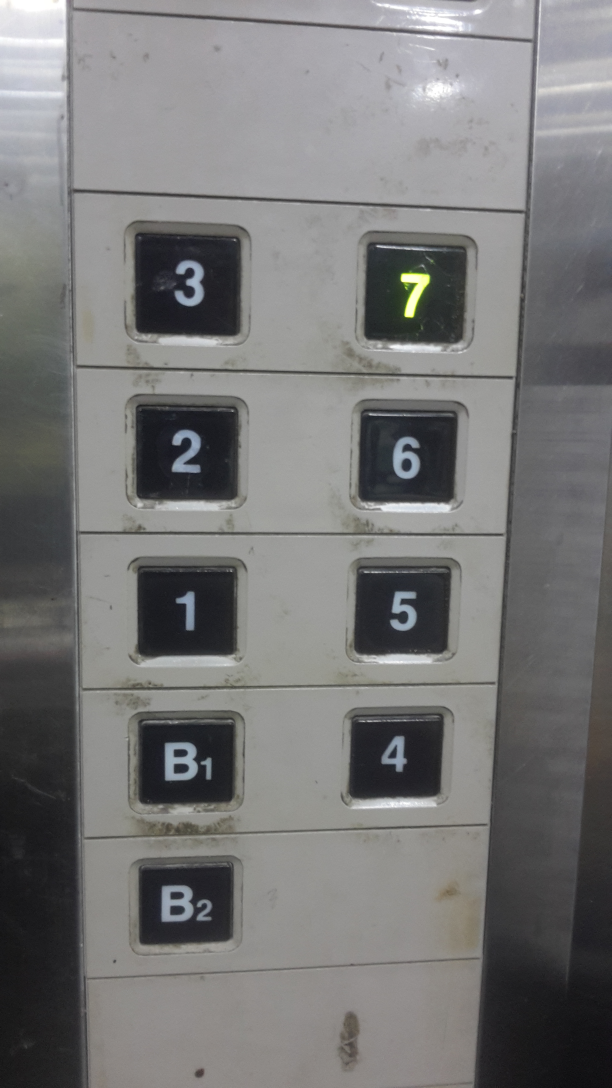
#> input picture evpicture/default/20181106_162757.jpg, 1836 x 3264 px (shown at 1/3 size); its folder holds only this picture in this run
$ python main.py   (older library calls are emulated)
#> lines starting #> are read from the running program, lines starting #| are printed output that depends on the picture; after the words box and inside, x2 and y2 are one past the last pixel; in counts of white or black regions, pixels touching at a corner belong together
### train/threeLayerConvBn.py
######parameter
save_path="threeLayerConvBn"
layer1Output=1024
layer2Output=512
layer3Output=256
layer4Output=64
#if change prefix_path you should train it again
#prefix_path="D:/code/python/machineLearning/digitDetect"
prefix_path="/win/code/python/machineLearning/digitDetect"
#########


import tensorflow as tf
from tensorflow.examples.tutorials.mnist import input_data
import numpy as np
import time
startTime=time.time()
# number 1 to 10 data
#下面這個配合readmodel

# [9 lines left out: function compute_accuracy, not called in this run]
def readModel(imgInput):
    result=[]
    with tf.Session() as sess:
        #First let"s load meta graph and restore weights
        saver = tf.train.import_meta_graph("{}/model/{}/{}.meta".format(prefix_path,save_path,save_path))
        saver.restore(sess,tf.train.latest_checkpoint("{}/model/{}/".format(prefix_path,save_path)))

        # Now, let"s access and create placeholders variables and
        # create feed-dict to feed new data


        graph = tf.get_default_graph()
        #########要換的時候要改下面這裡(tensor name 不一定一樣
        xs = graph.get_tensor_by_name("xs:0")
        #########要換的時候要改下面這裡
        keep_prob = graph.get_tensor_by_name("keep_prob:0")
        feed_dict ={xs:imgInput,keep_prob:1}

        #Now, access the op that you want to run.
        #########要換的時候要改下面這裡
        op_to_restore = graph.get_tensor_by_name("prediction:0")
        predict=sess.run(op_to_restore,feed_dict)
        for item in predict:
            argmax=np.argmax(item)
            print(argmax)
            result.append(argmax)

    return result

# [4 lines left out: function conv2d, not called in this run]

def max_pool_2x2(x):
    # stride [1, x_movement, y_movement, 1]
    return tf.nn.max_pool(x, ksize=[1,2,2,1], strides=[1,2,2,1], padding="SAME")

# [22 lines left out: function normalization, not called in this run]


# [99 lines that do not run on import are left out]

### main.py
picture_path='evpicture\default'


medianTimeBeforeSobel=0
medianTimeAfterSobel=0
medianTimeAfterBinary=2
medianTimeOfSlice=0

medianSizeBeforeSobel=5
medianSizeAfterSobel=5
medianSizeBeforeBinary=5

finalImgWidth=28
finalImgOneDimLen=finalImgWidth**2

positionRange=5#直愈大愈不容易delete
deleteRange=7#直愈大愈不容易delete
threshold=100
deleteBigRange=12
sobelSize=3
thresholdRange=5
imgIndex=15

#affineOffset=5
####################
from skimage.io import imread
from skimage.morphology import skeletonize
from skimage.filters import threshold_otsu
import matplotlib.pyplot as plt
import PIL
import glob
from skimage import measure
from math import sqrt
import numpy as np
from skimage.measure import regionprops
import matplotlib.patches as patches
from skimage.transform import resize
import cv2
import math
from skimage import data,filters
import tensorflow as tf
import warnings
import heapq
#from train.conv import readModel
#from train.threeLayerConv import readModel
from train.threeLayerConvBn import readModel
#from train.test import readModel
#from train.dnn6and8 import readModel
#from train.dnn import readModel
from tensorflow.examples.tutorials.mnist import input_data
from tensorflow.examples.tutorials.mnist import input_data
from PIL import Image
#from readCarSvcModel import readModel
#from sklearndnn import readModel

#from sklearndnn import readModel
##################parameter

class Button:
    def __init__(self):
        self.digitImgList=[]
        self.digitListCordinates=[]
        self.digitListPredict=[]
        self.originButton=0

# [14 lines left out: function rotate, not called in this run]


def showsubplot(images,imagesTitle=None):
    row=int(len(images)/6)+1
    #list轉換成np.array
    try:
        if isinstance(images, list):
            images=np.array(images)

        #如果近來的事背flatten的images
        if len(images.shape) ==2:
            imagesSize=int(sqrt(images.shape[1]))
            images=np.resize(images,(images.shape[0],imagesSize,imagesSize))
    except:
        pass
    if imagesTitle is None:
        imagesTitle=list(range(len(images)))

    plt.figure(figsize=(30,30))

    for index in range(len(images)):
        plt.subplot(row,6,index+1)
        plt.imshow(images[index],cmap='gray')

        plt.title(imagesTitle[index])
        #ticks


# [10 lines left out: function showhistogram, not called in this run]

#############################################################################begin
for imageName in glob.glob('{}/*.jpg'.format(picture_path)):
    #################initial
    affineItemList=[]
    ###########################
    originImg = cv2.imread(imageName)
#> originImg is the input picture: shape (3264, 1836, 3); mean B, G, R 119, 119.2, 119.5
    #originImg = cv2.imread("./evpicture/test/images (2).jpeg")
    #originImg = cv2.imread("./evpicture/home.jpg")
    #originImg = cv2.imread("./evpicture/test/jpg{}.jpg".format(programIndex))
    imgWidth=originImg.shape[1]
    imgHeight=originImg.shape[0]

    buttonPadding=int(imgWidth/40)
    buttonPadding=0
    rowSumthreshold=0.4
    buttonMaxWidth=imgWidth/3;buttonMinWidth=imgWidth/30
    #################################################parameter end
    img= cv2.cvtColor(originImg, cv2.COLOR_BGR2GRAY)
    imgBeforeMedian=img
    ############median before sobel
    for i in range(medianTimeBeforeSobel):
        img=cv2.medianBlur(img,medianSizeBeforeSobel)


    ######################邊緣化sobel

    x= cv2.Sobel(img,cv2.CV_64F,1,0,ksize=sobelSize)
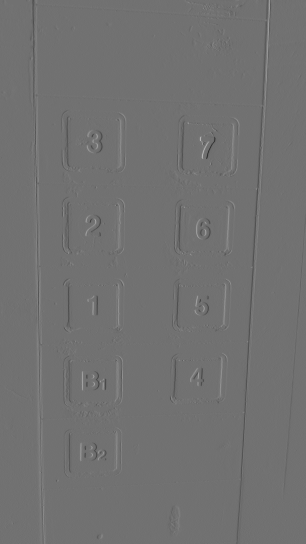
#> x: shape (3264, 1836) float64 (shown at 1/6 size); min -345, max 429, mean 0; drawn with min black and max white
    y= cv2.Sobel(img,cv2.CV_64F,0,1,ksize=sobelSize)
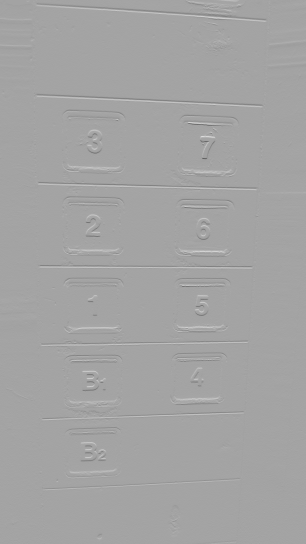
#> y: shape (3264, 1836) float64 (shown at 1/6 size); min -572, max 318, mean -0.2; drawn with min black and max white
    sobel=cv2.convertScaleAbs(y)
    '''
    absy=cv2.convertScaleAbs(y)
    absx=cv2.convertScaleAbs(x)
    sobel=cv2.addWeighted(absx,0.5,absy,0.5,0)
    plt.imshow(sobel,cmap='gray')
    plt.show()
    '''
    x= cv2.Sobel(img,cv2.CV_64F,1,0,ksize=sobelSize)
    y= cv2.Sobel(img,cv2.CV_64F,0,1,ksize=sobelSize)
    absy=cv2.convertScaleAbs(y)
    absx=cv2.convertScaleAbs(x)
    #就是有計算xy方向sobel的
    xySobel=cv2.addWeighted(absx,0.5,absy,0.5,0)
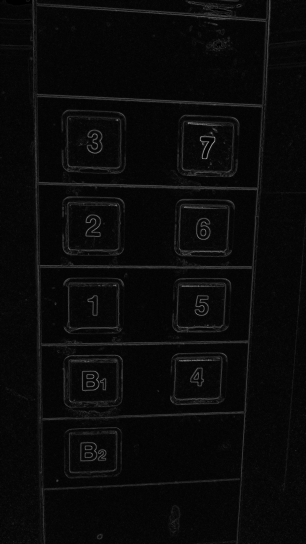
#> xySobel: shape (3264, 1836) (shown at 1/6 size); min 0, max 255, mean 10
    #################################縱向計算最量的地方
    rowSum=np.sum(sobel,axis=0)
#> rowSum = 1836 values, max 69671 at index 1214, min 21629 at index 9, mean 35212.9
    rowSumMean=np.mean(rowSum)
#> rowSumMean = 35212.9
    rowSum=rowSum-rowSumMean
#> rowSum = 1836 values, max 34458.1 at index 1214, min -13583.9 at index 9, mean -2.03e-12
    '''
    plt.figure()
    plt.plot(np.linspace(0,imgWidth,imgWidth),rowSum)
    plt.show()
    '''
    rowSumMax=np.max(rowSum)
#> rowSumMax = 34458.1
    class buttonList:
        sobelImages=[]
        def __init__(self,leftCol,rightCol):
            self.leftCol=leftCol
            self.rightCol=rightCol
            self.button_objects_cordinates=[]


    buttonListArray=[]
    leftCol=0
    rightCol=0
    count=0
    #########連續亮點判斷

    for index in range(imgWidth):
        if rowSum[index] > rowSumMax*rowSumthreshold:
            if leftCol==0:
                leftCol=index
                count=count+1
            elif index==leftCol+count:
                count=count+1
                rightCol=index
        else:
            if rightCol!=0 and buttonMinWidth<=rightCol-leftCol<=buttonMaxWidth:###右邊然後下降
                buttonListArray.append(buttonList(leftCol-buttonPadding,rightCol+buttonPadding))
                print('#############append',leftCol,rightCol)
            count=0;rightCol=0;leftCol=0;
#> after the loop, buttonListArray = 2 items

    buttonListArrayLen=len(buttonListArray)
#> buttonListArrayLen = 2
    print(buttonListArrayLen)
#| 2
    #################################################將buttonlist裏面每個物件的left right 拿去擷取原本img再做sobel 最後subplot出
    #&&&&&&&&&&&&&&&&&&&&&&&&&&&&&
    #fig, (ax1) = plt.subplots(1)
    #ax1.imshow(img, cmap="gray");

    showImages=[]
    button_like_objects=[]
    imagesTitle=[]
    testimage=[]

    subplotLen=4
    #對buttonlist 做操作(目標取出一個一個button
    for index in range(buttonListArrayLen):
        #slice
        item=img[:,buttonListArray[index].leftCol:buttonListArray[index].rightCol]
        #sobel
        x=cv2.Sobel(item,cv2.CV_64F,1,0,ksize=sobelSize)
        #y=cv2.Sobel(item,cv2.CV_64F,0,1,ksize=sobelSize)
        absx=cv2.convertScaleAbs(x)
        itemSobel=cv2.convertScaleAbs(x)
        #absy=cv2.convertScaleAbs(y)
        #itemSobel=cv2.addWeighted(absx,1,absy,0,0)
        showImages.append(itemSobel)
        #median filter
        for i in range(medianTimeOfSlice):
            itemSobel=cv2.medianBlur(itemSobel,medianSizeBeforeBinary)
        #binary
        threshold=threshold_otsu(itemSobel)
        ret , itemThreshold= cv2.threshold(itemSobel,threshold,1,cv2.THRESH_BINARY)

        #erosion and dilation
        kernelWidth=int(item.shape[1]/1)
        kernel = np.ones((2,kernelWidth),np.uint8)
        #opening
        dilation1 = cv2.dilate(itemThreshold,kernel,iterations=1)
        erosion1 = cv2.erode(dilation1,kernel,iterations=1)
        #closing
        erosion2 = cv2.erode(erosion1,kernel,iterations=1)
        ######################insert
        showImages.append(itemSobel)
        showImages.append(itemThreshold)
        showImages.append(dilation1)
        showImages.append(erosion1)
        showImages.append(erosion2)
        #################3######title
        title='left={},right={}'.format(buttonListArray[index].leftCol,buttonListArray[index].rightCol)
        imagesTitle.append(title)
        #title after median
        title='median times={}'.format(medianTimeOfSlice)
        imagesTitle.append(title)
        #title after binary
        title='threshold={}'.format(threshold)
        imagesTitle.append(title)
        #opening
        title='dilation1'
        imagesTitle.append(title)
        title='erosion1'
        imagesTitle.append(title)
        title='erosion2'
        imagesTitle.append(title)
        #ticks
        #plt.title(title)
        #plt.subplot(1,buttonListArrayLen+subplotLen,2*index+2)
        #plt.imshow(itemsobel,cmap='gray')

        ####################################連通
        label_image = measure.label(erosion2)
            #plate dimension
        plateDimension=(buttonMinWidth,buttonMaxWidth,buttonMinWidth,buttonMaxWidth)

        min_height,max_height,min_width,max_width=plateDimension


        for region in regionprops(label_image):
            #widthBias=int(region_width/8);heightBias=int(region_height/8)
            widthBias=0;heightBias=0

            min_row, min_col, max_row, max_col = region.bbox
            region_height = max_row - min_row
            min_col=buttonListArray[index].leftCol+widthBias
            max_col=buttonListArray[index].rightCol-widthBias
            region_width = max_col - min_col
            ##origin proportion
            proportion=region_width/region_height
            ##update row and proportion

            #if region_height >= min_height and region_height <= max_height and region_width >= min_width and region_width <= max_width and region_width > region_height:
            if 0.6<proportion<3.0:
            #if True:
                if proportion>1:
                    min_row=max_row-max_col+min_col+heightBias;
                if min_row<0:
                    min_row=0
                max_row=max_row
                proportion=region_width/region_height
                button_like_objects.append(img[min_row:max_row,
                                          min_col:max_col])
                #buttonListArray[index].button_objects_cordinates.append((min_row,max_row))
                cordinate=[min_row,max_row]

                buttonListArray[index].button_objects_cordinates.append(cordinate)
#> this loop made 2 passes
#> (threshold, ret) on passes 1 to 2: (59, 59), (64, 64)
#> pass 1, `ret , itemThreshold= cv2.threshold(itemSobel,threshold,1,cv2.THRESH_BI..`:
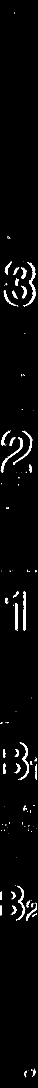
#> itemThreshold: shape (3264, 112) (shown at 1/3 size); values 0 (black) and 1 (white), 2.6% white; 132 white regions (95 under 20 px), largest, box (x1, y1, x2, y2) and area: (78, 787, 107, 917) 916, (2, 1312, 68, 1417) 704, (59, 2227, 87, 2339) 688
#> after the loop:
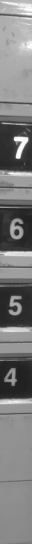
#> item: shape (3264, 188) (shown at 1/6 size); min 22, max 255, mean 124
#> after the loop:
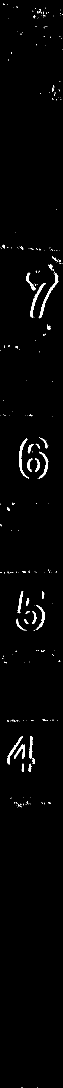
#> itemThreshold: shape (3264, 188) (shown at 1/3 size); values 0 (black) and 1 (white), 1.4% white; 272 white regions (235 under 20 px), largest, box (x1, y1, x2, y2) and area: (116, 819, 175, 955) 910, (57, 1314, 87, 1436) 748, (90, 849, 136, 953) 717
#> after the loop:
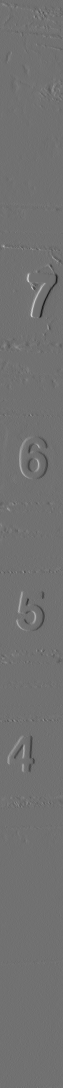
#> x: shape (3264, 188) float64 (shown at 1/3 size); min -345, max 429, mean 0.2; drawn with min black and max white
#> after the loop, button_like_objects = 6 items; cordinate = [2118, 2306]; imagesTitle = ['left=509,right=621', 'median times=0', 'threshold=59', 'dilation1', 'erosion1', 'erosion2', 'left=1119,right=1307', 'median times=0', 'threshold=64', 'dilation1', 'erosion1', 'erosion2']; showImages = 12 items
                # let's draw a red rectangle over those regions
    #####################進接過慮按鍵
    gapList=[]

    for index,buttonList in enumerate(buttonListArray):
        button_cordinates_list=buttonListArray[index].button_objects_cordinates
        for buttonIndex in range(len(button_cordinates_list)-1):
           gap=button_cordinates_list[buttonIndex+1][1] - button_cordinates_list[buttonIndex][1]
           gapList.append(gap)
#> this loop made 2 passes
#> button_cordinates_list on passes 1 to 2: [[714, 826], [808, 920], [1226, 1338], [1776, 1893]], [[1249, 1437], [2118, 2306]]
#> (the rest of the program and of its run is left out)
